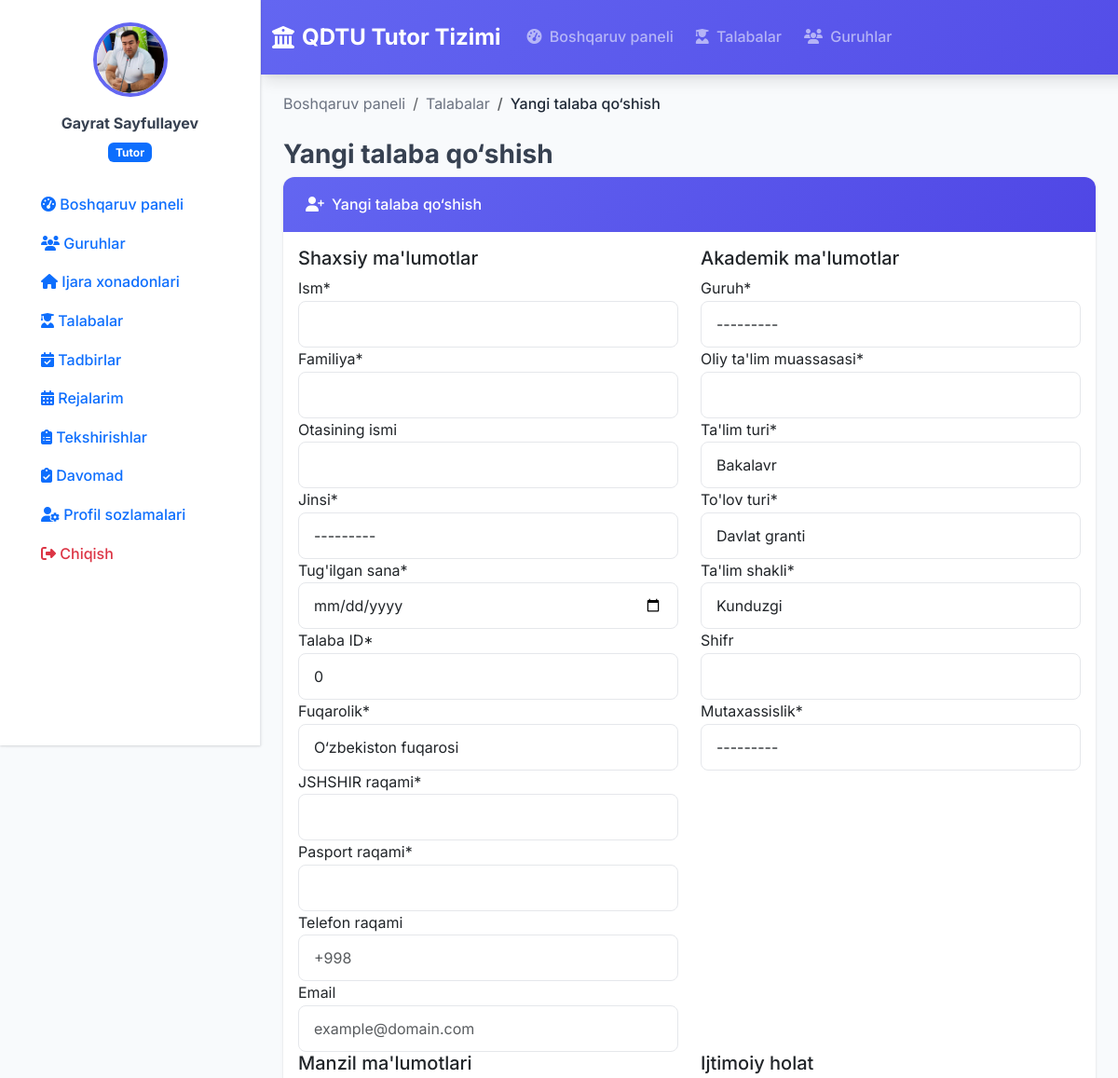
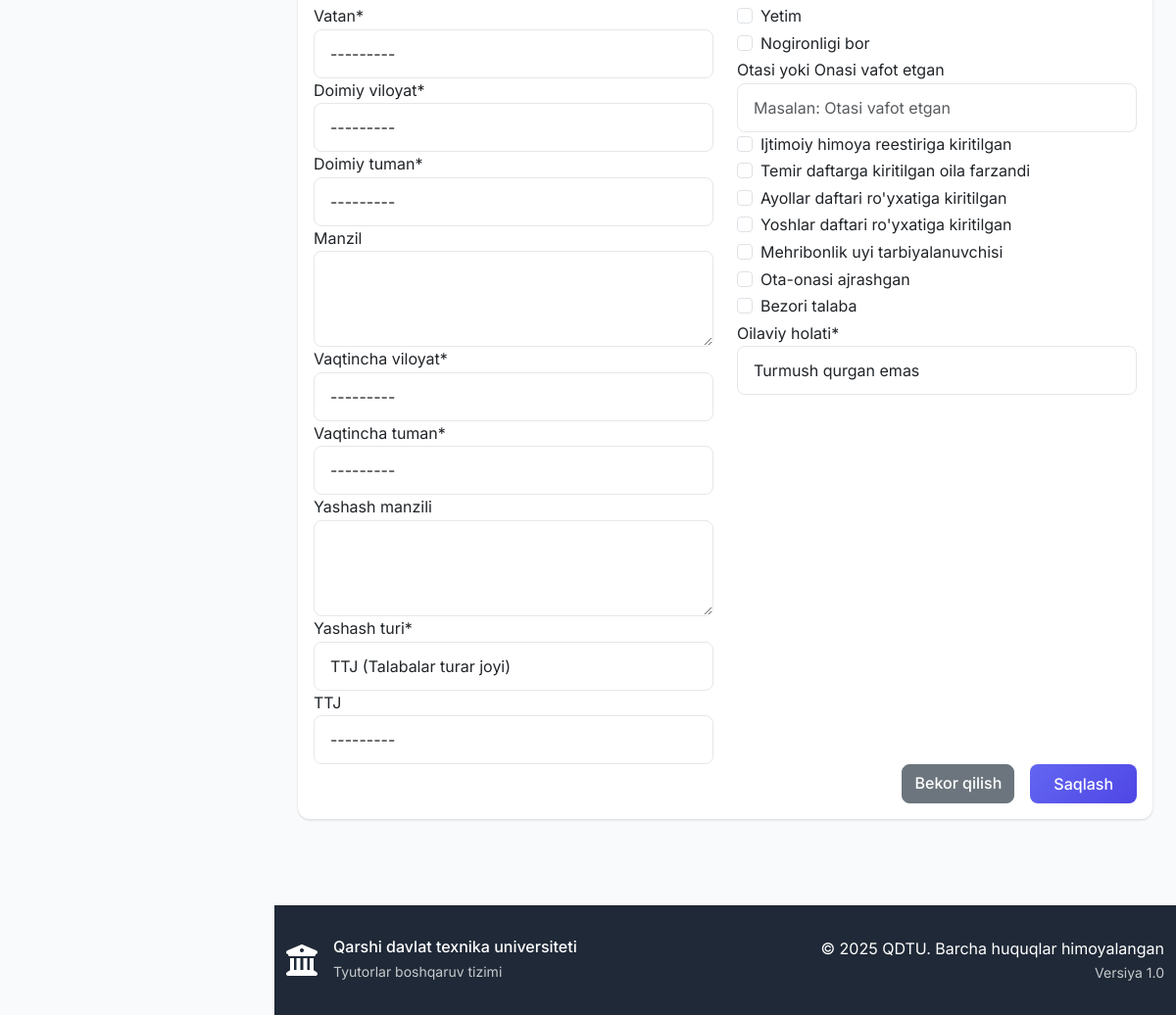
/students/create/ (signed in), run on the app's committed database (2 pictures, top to bottom).
### accounts/models.py (models this page shows, shortened)
class User(AbstractUser):
    USER_TYPE_CHOICES = (
        ('rector', 'Rektor'),
        ('dean', 'Dekan'),
        ('tutor', 'Tutor'),
    )
    user_type = models.CharField(
        max_length=10,
        choices=USER_TYPE_CHOICES,
        verbose_name="Foydalanuvchi turi"
    )
    faculty = models.ForeignKey(
        'faculty.Faculty',
        on_delete=models.SET_NULL,
        null=True,
        blank=True,
        verbose_name="Fakultet"
    )
    profile_picture = models.ImageField(
        upload_to='profile_pics/',
        null=True,
        blank=True,
        verbose_name="Profil rasmi"
    )
    phone_number = models.CharField(
        max_length=20,
        blank=True,
        verbose_name="Telefon raqami"
    )
    class Meta:
        verbose_name = "Foydalanuvchi"
        verbose_name_plural = "Foydalanuvchilar"
    def is_rector(self):
        return self.user_type == 'rector'
    def is_dean(self):
        return self.user_type == 'dean'
    def is_tutor(self):
        return self.user_type == 'tutor'
    def get_full_name(self):
        return f"{self.first_name} {self.last_name}".strip() or self.username

### students/views.py (the view)
# urls.py: path('create/', views.student_create, name='student_create'),
@login_required
def student_create(request):
    if not (hasattr(request.user, 'is_tutor') and request.user.is_tutor()):
        messages.error(request, "Faqat guruh tutorlari talaba qo'sha oladi.")
        return redirect('dashboard')
    if request.method == 'POST':
        form = StudentForm(request.POST)
        if 'room' in request.POST and request.POST['room'] == StudentForm.ADD_NEW_ROOM:
            request.session['student_form_data'] = request.POST.dict()
            request.session['return_to'] = 'student_create'
            return redirect('room_create')
        if form.is_valid():
            student = form.save(commit=False)
            if student.group.tutor != request.user:
                messages.error(request, "Siz faqat o'zingiz boshqaradigan guruhga talaba qo'sha olasiz.")
                return render(request, 'students/student_form.html', {'form': form, 'title': 'Yangi talaba qo‘shish'})
            try:
                student.save()
                messages.success(request, f"{student.full_name} muvaffaqiyatli qo'shildi.")
                request.session.pop('student_form_data', None)
                request.session.pop('return_to', None)
                return redirect('student_list')
            except Exception as e:
                messages.error(request, f"Ma'lumotni saqlashda xato: {str(e)}")
        else:
            messages.error(request, f"Forma xatolarni tuzating: {form.errors.as_text()}")
    else:
        initial_data = request.session.get('student_form_data', {})
        form = StudentForm(initial=initial_data)
        form.fields['group'].queryset = form.fields['group'].queryset.filter(tutor=request.user)
    context = {
        'form': form,
        'title': 'Yangi talaba qo‘shish',
    }
    return render(request, 'students/student_form.html', context)

### faculty/models.py (called while the page is built)
    def __str__(self):
        return f"{self.name} - {self.faculty.name}"

### housing/models.py (called while the page is built)
    def __str__(self):
        return f"{self.address} - {self.get_room_type_display()}"

### students/models.py (called while the page is built)
    def __str__(self):
        return self.name

    def __str__(self):
        return self.name

    def __str__(self):
        return self.name

    def __str__(self):
        return self.name

    def __str__(self):
        return f"{self.name} - {self.address}"

### templates/students/student_form.html (shortened to what this page needs)
{% extends 'base.html' %}
{% load static %}
{% load crispy_forms_tags %}
{% block content %}
<div class="container-fluid">
    <nav aria-label="breadcrumb">
        <ol class="breadcrumb">
            <li class="breadcrumb-item"><a href="{% url 'dashboard' %}">Boshqaruv paneli</a></li>
            <li class="breadcrumb-item"><a href="{% url 'student_list' %}">Talabalar</a></li>
            <li class="breadcrumb-item active" aria-current="page">{{ title }}</li>
        </ol>
    </nav>
    <h1 class="h3 fw-bold">{{ title }}</h1>
    <div class="card">
        <div class="card-header bg-primary text-white">
            <h6 class="mb-0"><i class="fas fa-user-plus me-2"></i>{{ title }}</h6>
        </div>
        <div class="card-body">
            <form method="post" enctype="multipart/form-data">
                <div class="row">
                    <div class="col-md-6">
                        <h5>Shaxsiy ma'lumotlar</h5>
                        {{ form.first_name|as_crispy_field }}
                        {{ form.last_name|as_crispy_field }}
                        {{ form.middle_name|as_crispy_field }}
                        {{ form.gender|as_crispy_field }}
                        {{ form.birth_date|as_crispy_field }}
                        {{ form.student_id|as_crispy_field }}
                        {{ form.fuqaro|as_crispy_field }}
                        {{ form.jshshir|as_crispy_field }}
                        {{ form.passport|as_crispy_field }}
                        {{ form.phone_number|as_crispy_field }}
                        {{ form.email|as_crispy_field }}
                    </div>
                    <div class="col-md-6">
                        <h5>Akademik ma'lumotlar</h5>
                        {{ form.group|as_crispy_field }}
                        {{ form.otm|as_crispy_field }}
                        {{ form.talim_turi|as_crispy_field }}
                        {{ form.tulov_turi|as_crispy_field }}
                        {{ form.talim_shakli|as_crispy_field }}
                        {{ form.shifr|as_crispy_field }}
                        {{ form.mutaxassislik|as_crispy_field }}
                    </div>
                </div>
                <div class="row">
                    <div class="col-md-6">
                        <h5>Manzil ma'lumotlari</h5>
                        {{ form.country|as_crispy_field }}
                        {{ form.const_region|as_crispy_field }}
                        {{ form.const_district|as_crispy_field }}
                        {{ form.address|as_crispy_field }}
                        {{ form.temporary_region|as_crispy_field }}
                        {{ form.temporary_district|as_crispy_field }}
                        {{ form.temporary_address|as_crispy_field }}
                        {{ form.appartment_type|as_crispy_field }}
                        {{ form.ttj|as_crispy_field }}
                    </div>
                    <div class="col-md-6">
                        <h5>Ijtimoiy holat</h5>
                        {{ form.is_orphan|as_crispy_field }}
                        {{ form.has_disability|as_crispy_field }}
                        {{ form.parent_status|as_crispy_field }}
                        {{ form.is_in_social_protection|as_crispy_field }}
                        {{ form.is_in_temir_daftar|as_crispy_field }}
                        {{ form.is_in_women_daftar|as_crispy_field }}
                        {{ form.is_in_youth_daftar|as_crispy_field }}
                        {{ form.is_in_orphanage|as_crispy_field }}
                        {{ form.parents_divorced|as_crispy_field }}
                        {{ form.bully_student|as_crispy_field }}
                        {{ form.family_type|as_crispy_field }}
                    </div>
                </div>
                <div class="d-grid gap-2 d-md-flex justify-content-md-end">
                    <a href="{% url 'student_list' %}" class="btn btn-secondary me-md-2">Bekor qilish</a>
                    <button type="submit" class="btn btn-primary">Saqlash</button>
                </div>
            </form>
        </div>
    </div>
</div>
{% endblock %}

### templates/sidebar.html (shortened to what this page needs)
{% load static %}
<div class="sidebar" id="sidebar">
    <div class="sidebar-content">
        <div class="user-info text-center mb-4">
            {% if user.profile_picture %}
                <img src="{{ user.profile_picture.url }}" class="profile-image mb-3">
            {% else %}
                <div class="profile-initials mb-3">
                    {{ user.first_name|first|upper }}{{ user.last_name|first|upper }}
                </div>
            {% endif %}
            <div class="user-details">
                <div class="mb-1 fw-bold">{{ user.get_full_name }}</div>
                <div class="badge bg-primary">
                    {% if user.is_rector %}
                        Prorektor
                    {% elif user.is_dean %}
                        Dekan
                    {% elif user.is_tutor %}
                        Tutor
                    {% endif %}
                </div>
            </div>
        </div>
        <nav class="sidebar-nav">
            <ul class="nav flex-column">
                <li class="nav-item">
                    <a class="nav-link " href="{% url 'dashboard' %}">
                        <i class="fas fa-tachometer-alt"></i>
                        <span>Boshqaruv paneli</span>
                    </a>
                </li>
                {% if user.is_tutor %}
                    <li class="nav-item">
                        <a class="nav-link {% if request.resolver_match.url_name == 'group_list' or request.resolver_match.url_name == 'group_detail' %}active{% endif %}" href="{% url 'group_list' %}">
                            <i class="fas fa-users"></i>
                            <span>Guruhlar</span>
                        </a>
                    </li>
                    <li class="nav-item">
                        <a class="nav-link {% if request.resolver_match.url_name == 'room_list' or request.resolver_match.url_name == 'room_detail' %}active{% endif %}" href="{% url 'room_list' %}">
                            <i class="fas fa-home"></i>
                            <span>Ijara xonadonlari</span>
                        </a>
                    </li>
                    <li class="nav-item">
                        <a class="nav-link {% if request.resolver_match.url_name == 'student_list' or request.resolver_match.url_name == 'student_detail' %}active{% endif %}" href="{% url 'student_list' %}">
                            <i class="fas fa-user-graduate"></i>
                            <span>Talabalar</span>
                        </a>
                    </li>
                    <li class="nav-item">
                        <a class="nav-link" href="{% url 'event_list' %}">
                            <i class="fas fa-calendar-check"></i>
                            <span>Tadbirlar</span>
                        </a>
                    </li>
                    <li class="nav-item">
                        <a class="nav-link " href="{% url 'plan_list' %}">
                            <i class="fas fa-calendar-alt"></i>
                            <span>Rejalarim</span>
                        </a>
                    </li>
                {% endif %}
                <li class="nav-item">
                    <a class="nav-link {% if request.resolver_match.url_name == 'inspection_list' %}active{% endif %}" href="{% url 'inspection_list' %}">
                        <i class="fas fa-clipboard-list"></i>
                        <span>Tekshirishlar</span>
                    </a>
                </li>
                <li class="nav-item mt-auto">
                    <a href="{% url 'attendance_view' %}" class="nav-link flex items-center hover:bg-gray-100 {% if request.resolver_match.url_name == 'attendance_view' %}sidebar-active{% endif %}">
                        <i class="fas fa-clipboard-check mr-3"></i>
                        Davomad
                    </a>
                </li>
                <li class="nav-item mt-auto">
                    <a class="nav-link {% if request.resolver_match.url_name == 'profile' %}active{% endif %}" href="{% url 'profile' %}">
                        <i class="fas fa-user-cog"></i>
                        <span>Profil sozlamalari</span>
                    </a>
                </li>
                <li class="nav-item">
                    <a class="nav-link text-danger" href="{% url 'logout' %}">
                        <i class="fas fa-sign-out-alt"></i>
                        <span>Chiqish</span>
                    </a>
                </li>
            </ul>
        </nav>
    </div>
</div>

### templates/base.html (style rules this page uses)
:root { --primary-color: #6366f1; --primary-dark: #4f46e5; --secondary-color: #f59e0b; --success-color: #10b981; --warning-color: #f59e0b; --danger-color: #ef4444; --info-color: #3b82f6; --dark-color: #1f2937; --light-color: #f8fafc; --border-color: #e5e7eb; --text-muted: #6b7280; --shadow: 0 1px 3px 0 rgba(0, 0, 0, 0.1), 0 1px 2px 0 rgba(0, 0, 0, 0.06); --shadow-lg: 0 10px 15px -3px rgba(0, 0, 0, 0.1), 0 4px 6px -2px rgba(0, 0, 0, 0.05); }
* { font-family: 'Inter', sans-serif; }
body { background-color: #f8fafc; color: #374151; line-height: 1.6; margin: 0; padding-left: 0; transition: padding-left 0.3s ease; }
body.sidebar-open { padding-left: 280px; }
.btn-primary { background: linear-gradient(135deg, var(--primary-color) 0%, var(--primary-dark) 100%); border: none; border-radius: 8px; font-weight: 500; padding: 0.5rem 1.5rem; transition: all 0.3s ease; }
.btn { border-radius: 8px; font-weight: 500; transition: all 0.3s ease; }
.card { border: none; border-radius: 12px; box-shadow: var(--shadow); transition: all 0.3s ease; overflow: hidden; }
.card-header { background: linear-gradient(135deg, var(--primary-color) 0%, var(--primary-dark) 100%); border: none; padding: 1.25rem 1.5rem; font-weight: 600; }
.nav-link { font-weight: 500; transition: all 0.3s ease; border-radius: 6px; margin: 0 0.25rem; }
.sidebar { position: fixed; top: 0; left: -280px; width: 280px; height: 100vh; background: white; border-right: 1px solid var(--border-color); box-shadow: var(--shadow); padding: 1.5rem; transition: left 0.3s ease; z-index: 1040; overflow-y: auto; }
.sidebar.open { left: 0; }
@media (min-width: 992px) { body { padding-left: 280px; } }
@media (min-width: 992px) { .sidebar { left: 0; top: 0; } }
.profile-image { width: 80px; height: 80px; border-radius: 50%; object-fit: cover; border: 4px solid var(--primary-color); }
.form-control, .form-select { border-radius: 8px; border: 1px solid var(--border-color); padding: 0.75rem 1rem; transition: all 0.3s ease; }
.breadcrumb { background: none; padding: 0; margin-bottom: 1.5rem; }
.breadcrumb-item a { color: var(--text-muted); text-decoration: none; }
.breadcrumb-item.active { color: var(--dark-color); font-weight: 500; }

### data on the page
User: profile_picture (picture), get_full_name "Gayrat Sayfullayev"

### other printed values
{{ title }} "Yangi talaba qo‘shish"
